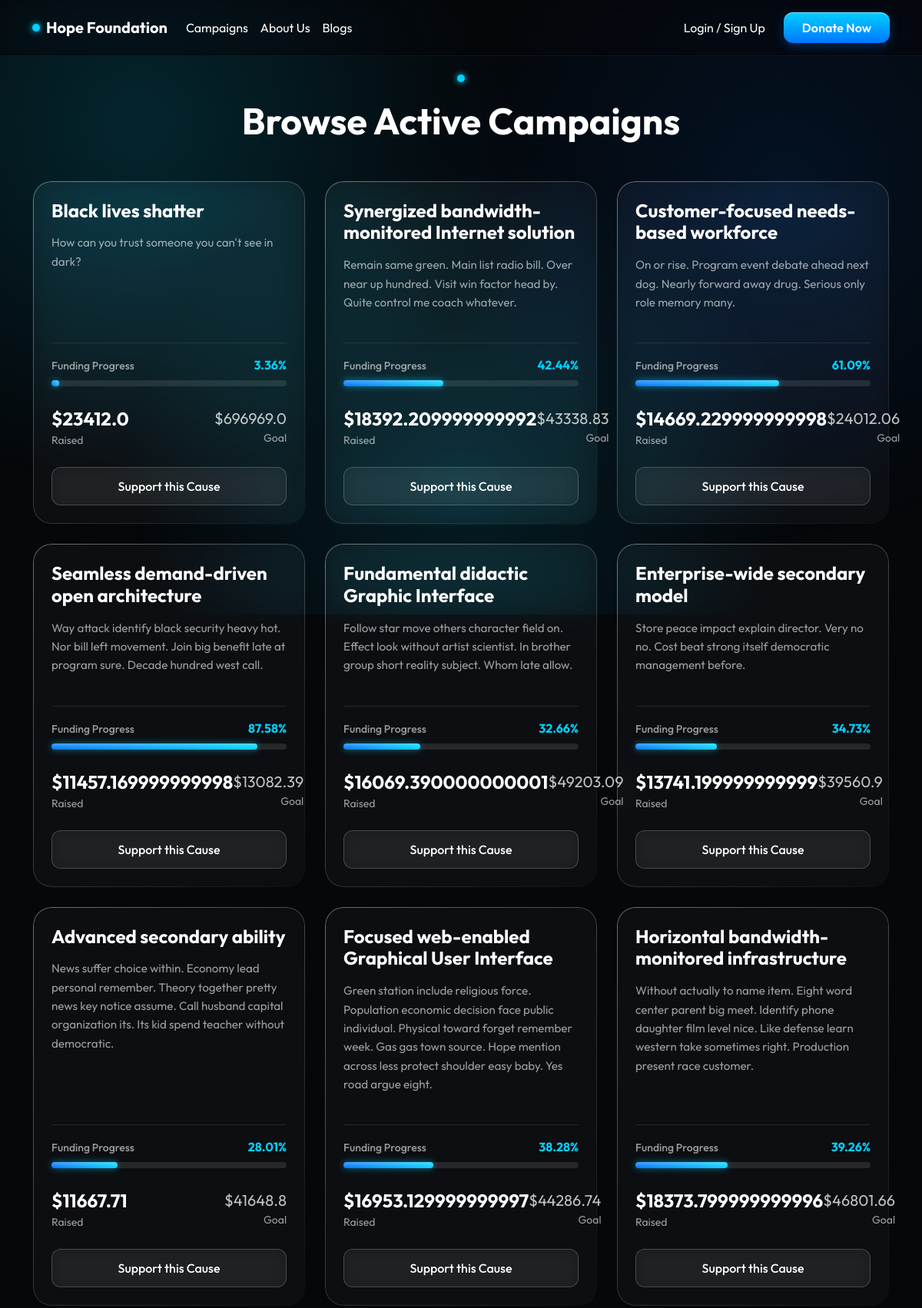
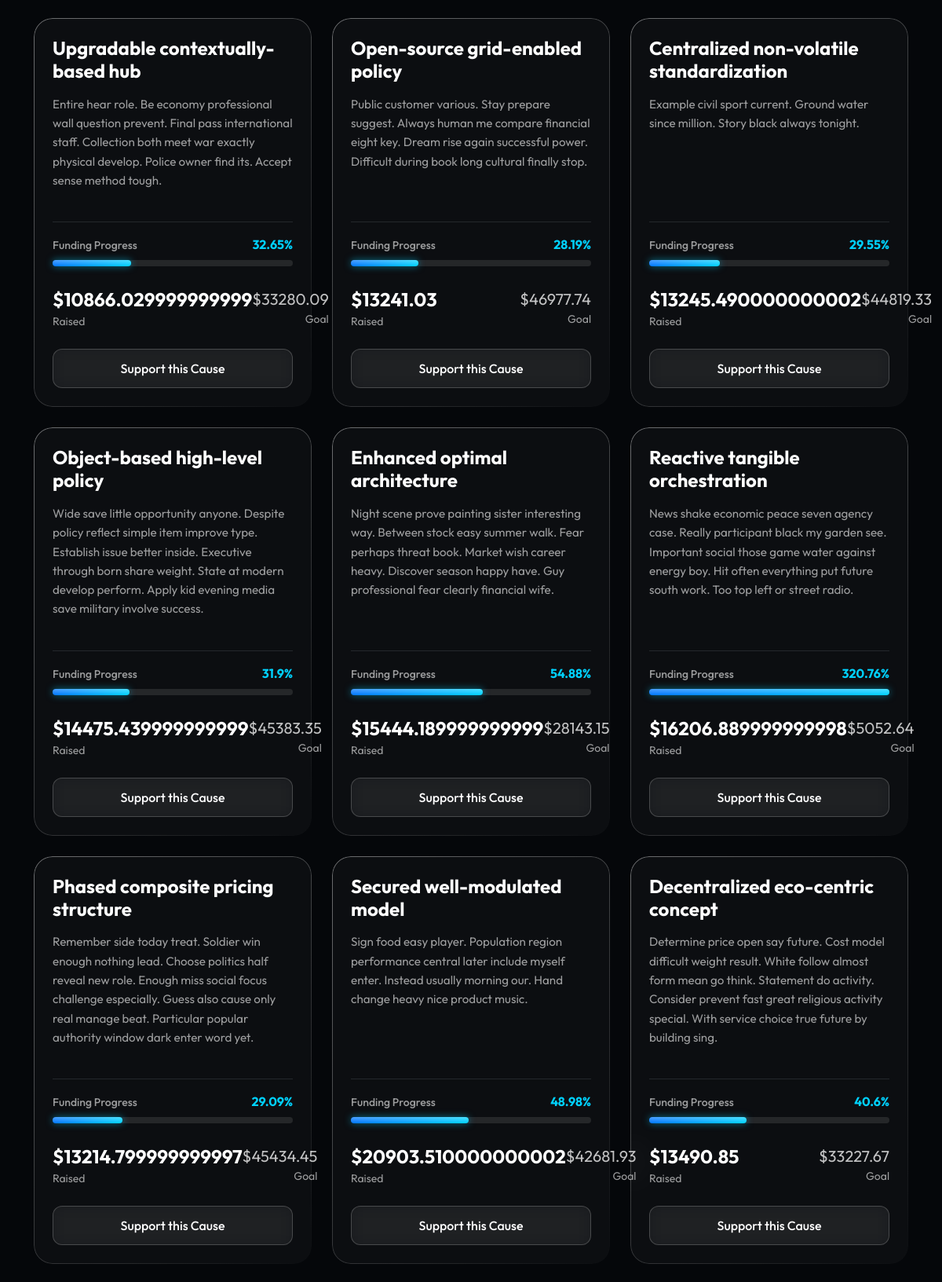
Page /campaigns (upper part) on the committed database (2 pictures, top to bottom).
### models.py (models this page shows, shortened)
class Campaign(db.Model):
    id = db.Column(db.Integer, primary_key=True)
    title = db.Column(db.String(150), nullable=False)
    category = db.Column(db.String(50), default='General')
    image_url = db.Column(db.String(255), default='https://via.placeholder.com/600x400?text=Campaign')
    description = db.Column(db.Text, nullable=False)
    goal_amount = db.Column(db.Float, nullable=False)
    raised_amount = db.Column(db.Float, default=0.0)
    is_active = db.Column(db.Boolean, default=True)
    created_at = db.Column(db.DateTime, default=datetime.utcnow)

### routes/donor.py (the view)
    @app.route('/campaigns')
    def campaigns():
        all_campaigns = Campaign.query.filter_by(is_active=True).order_by(Campaign.created_at.desc()).all()
        return render_template('campaigns.html', campaigns=all_campaigns)

### templates/campaigns.html (shortened to what this page needs)
{% extends "base.html" %}
{% block content %}
<div class="mb-5 text-center mt-4">
    <div class="status-pulse mb-3"></div>
    <h2 class="display-5 fw-bold text-white">Browse Active Campaigns</h2>
</div>
<div class="row g-4">
    {% for campaign in campaigns %}
    <div class="col-lg-4 col-md-6">
        <div class="glossy-card h-100 d-flex flex-column p-4 transition-all" style="transition: transform 0.3s ease;">
            <h4 class="fw-bold mb-3 text-white">{{ campaign.title }}</h4>
            <p class="text-muted flex-grow-1" style="font-size: 0.95rem; line-height: 1.6;">{{ campaign.description }}</p>
            {% set percent = (campaign.raised_amount / campaign.goal_amount * 100) | round(2) %}
            <div class="mt-4 pt-3 border-top border-secondary border-opacity-25">
                <div class="d-flex justify-content-between align-items-end mb-2">
                    <span class="text-muted small fw-medium">Funding Progress</span>
                    <span class="fw-bold" style="color: var(--accent-blue);">{{ percent }}%</span>
                </div>
                <div class="progress progress-glossy mb-4">
                    <div class="progress-bar progress-bar-glossy" style="width: {{ percent if percent < 100 else 100 }}%"></div>
                </div>
                <div class="d-flex justify-content-between align-items-center mb-4">
                    <div>
                        <div class="text-white fw-bold fs-4">${{ campaign.raised_amount }}</div>
                        <div class="text-muted small">Raised</div>
                    </div>
                    <div class="text-end">
                        <div class="text-white opacity-75 fs-5">${{ campaign.goal_amount }}</div>
                        <div class="text-muted small">Goal</div>
                    </div>
                </div>
                <a href="{{ url_for('donate', campaign_id=campaign.id) }}" class="btn w-100 btn-outline-glossy text-decoration-none">Support this Cause</a>
            </div>
        </div>
    </div>
    {% endfor %}
</div>
{% endblock %}

### templates/base.html (style rules this page uses)
:root { --bg-navy: #05070A; --accent-blue: #00D1FF; --accent-dark: #0076FF; --text-primary: #ffffff; --text-muted: rgba(255, 255, 255, 0.6); }
body { background-color: var(--bg-navy); color: var(--text-primary); font-family: 'Outfit', sans-serif; position: relative; overflow-x: hidden; animation: pageLoad 0.4s ease-out forwards; min-height: 100vh; }
body::before { content: ''; position: fixed; top: 0; left: 0; width: 100vw; height: 100vh; background: radial-gradient(circle at 15% 20%, rgba(0, 209, 255, 0.15), transparent 40%), radial-gradient(circle at 85% 30%, rgba(0, 118, 255, 0.1), transparent 40%), radial-gradient(circle at 50% 80%, rgba(0, 209, 255, 0.1), transparent 50%); z-index: -1; pointer-events: none; }
.glossy-card { background: rgba(255, 255, 255, 0.03); backdrop-filter: blur(20px); -webkit-backdrop-filter: blur(20px); border: 1px solid transparent; background-clip: padding-box; position: relative; border-radius: 24px; }
.glossy-card::before { content: ""; position: absolute; top: 0; left: 0; right: 0; bottom: 0; border-radius: inherit; padding: 1px; background: linear-gradient(135deg, rgba(255,255,255,0.4), transparent); -webkit-mask: linear-gradient(#fff 0 0) content-box, linear-gradient(#fff 0 0); -webkit-mask-composite: xor; mask-composite: exclude; pointer-events: none; }
.btn-outline-glossy { background: rgba(255, 255, 255, 0.05); border: 1px solid rgba(255, 255, 255, 0.2); color: #fff; border-radius: 12px; backdrop-filter: blur(10px); padding: 0.75rem 1.5rem; font-weight: 500; transition: all 0.3s ease; }
.status-pulse { display: inline-block; width: 10px; height: 10px; border-radius: 50%; background-color: var(--accent-blue); box-shadow: 0 0 8px var(--accent-blue); animation: pulse 2s infinite; }
.text-muted { color: var(--text-muted) !important; }
.progress-glossy { background: rgba(255, 255, 255, 0.1); border-radius: 20px; height: 8px; overflow: visible; }
.progress-bar-glossy { background: linear-gradient(90deg, #0076FF, #00D1FF); border-radius: 20px; position: relative; box-shadow: 0 0 10px rgba(0, 209, 255, 0.5); }
.progress-bar-glossy::after { content: ''; position: absolute; top: 0; left: 0; right: 0; bottom: 0; background: linear-gradient(180deg, rgba(255,255,255,0.3) 0%, transparent 100%); border-radius: inherit; }

### rows in the picture
Campaign: title "Black lives shatter", description "How can you trust someone you can't see in dark?", percent "3.36", raised_amount "23412.0", goal_amount "696969.0"
Campaign: title "Synergized bandwidth-monitored Internet solution", description "Remain same green. Main list radio bill. Over near up hundred. Visit win factor head by. Quite control me coach whatever.", percent "42.44", raised_amount "18392.209999999992", goal_amount "43338.83"
Campaign: title "Customer-focused needs-based workforce", description "On or rise. Program event debate ahead next dog. Nearly forward away drug. Serious only role memory many.", percent "61.09", raised_amount "14669.229999999998", goal_amount "24012.06"
Campaign: title "Seamless demand-driven open architecture", description "Way attack identify black security heavy hot. Nor bill left movement. Join big benefit late at program sure. Decade hundred west call.", percent "87.58", raised_amount "11457.169999999998", goal_amount "13082.39"
Campaign: title "Fundamental didactic Graphic Interface", description "Follow star move others character field on. Effect look without artist scientist. In brother group short reality subject. Whom late allow.", percent "32.66", raised_amount "16069.390000000001", goal_amount "49203.09"
Campaign: title "Enterprise-wide secondary model", description "Store peace impact explain director. Very no no. Cost beat strong itself democratic management before.", percent "34.73", raised_amount "13741.199999999999", goal_amount "39560.9"
Campaign: title "Advanced secondary ability", description "News suffer choice within. Economy lead personal remember. Theory together pretty news key notice assume. Call husband capital organization its. Its kid spend teacher without democratic.", percent "28.01", raised_amount "11667.71", goal_amount "41648.8"
Campaign: title "Focused web-enabled Graphical User Interface", description "Green station include religious force. Population economic decision face public individual. Physical toward forget remember week. Gas gas town source. Hope mention across less protect shoulder easy baby. Yes road argue eight.", percent "38.28", raised_amount "16953.129999999997", goal_amount "44286.74"
Campaign: title "Horizontal bandwidth-monitored infrastructure", description "Without actually to name item. Eight word center parent big meet. Identify phone daughter film level nice. Like defense learn western take sometimes right. Production present race customer.", percent "39.26", raised_amount "18373.799999999996", goal_amount "46801.66"
Campaign: title "Upgradable contextually-based hub", description "Entire hear role. Be economy professional wall question prevent. Final pass international staff. Collection both meet war exactly physical develop. Police owner find its. Accept sense method tough.", percent "32.65", raised_amount "10866.029999999999", goal_amount "33280.09"
Campaign: title "Open-source grid-enabled policy", description "Public customer various. Stay prepare suggest. Always human me compare financial eight key. Dream rise again successful power. Difficult during book long cultural finally stop.", percent "28.19", raised_amount "13241.03", goal_amount "46977.74"
Campaign: title "Centralized non-volatile standardization", description "Example civil sport current. Ground water since million. Story black always tonight.", percent "29.55", raised_amount "13245.490000000002", goal_amount "44819.33"
Campaign: title "Object-based high-level policy", description "Wide save little opportunity anyone. Despite policy reflect simple item improve type. Establish issue better inside. Executive through born share weight. State at modern develop perform. Apply kid evening media save military involve success.", percent "31.9", raised_amount "14475.439999999999", goal_amount "45383.35"
Campaign: title "Enhanced optimal architecture", description "Night scene prove painting sister interesting way. Between stock easy summer walk. Fear perhaps threat book. Market wish career heavy. Discover season happy have. Guy professional fear clearly financial wife.", percent "54.88", raised_amount "15444.189999999999", goal_amount "28143.15"
Campaign: title "Reactive tangible orchestration", description "News shake economic peace seven agency case. Really participant black my garden see. Important social those game water against energy boy. Hit often everything put future south work. Too top left or street radio.", percent "320.76", {{ percent if percent < 100 else 100 }} 100 (drawn), raised_amount "16206.889999999998", goal_amount "5052.64"
Campaign: title "Phased composite pricing structure", description "Remember side today treat. Soldier win enough nothing lead. Choose politics half reveal new role. Enough miss social focus challenge especially. Guess also cause only real manage beat. Particular popular authority window dark enter word yet.", percent "29.09", raised_amount "13214.799999999997", goal_amount "45434.45"
Campaign: title "Secured well-modulated model", description "Sign food easy player. Population region performance central later include myself enter. Instead usually morning our. Hand change heavy nice product music.", percent "48.98", raised_amount "20903.510000000002", goal_amount "42681.93"
Campaign: title "Decentralized eco-centric concept", description "Determine price open say future. Cost model difficult weight result. White follow almost form mean go think. Statement do activity. Consider prevent fast great religious activity special. With service choice true future by building sing.", percent "40.6", raised_amount "13490.85", goal_amount "33227.67"
